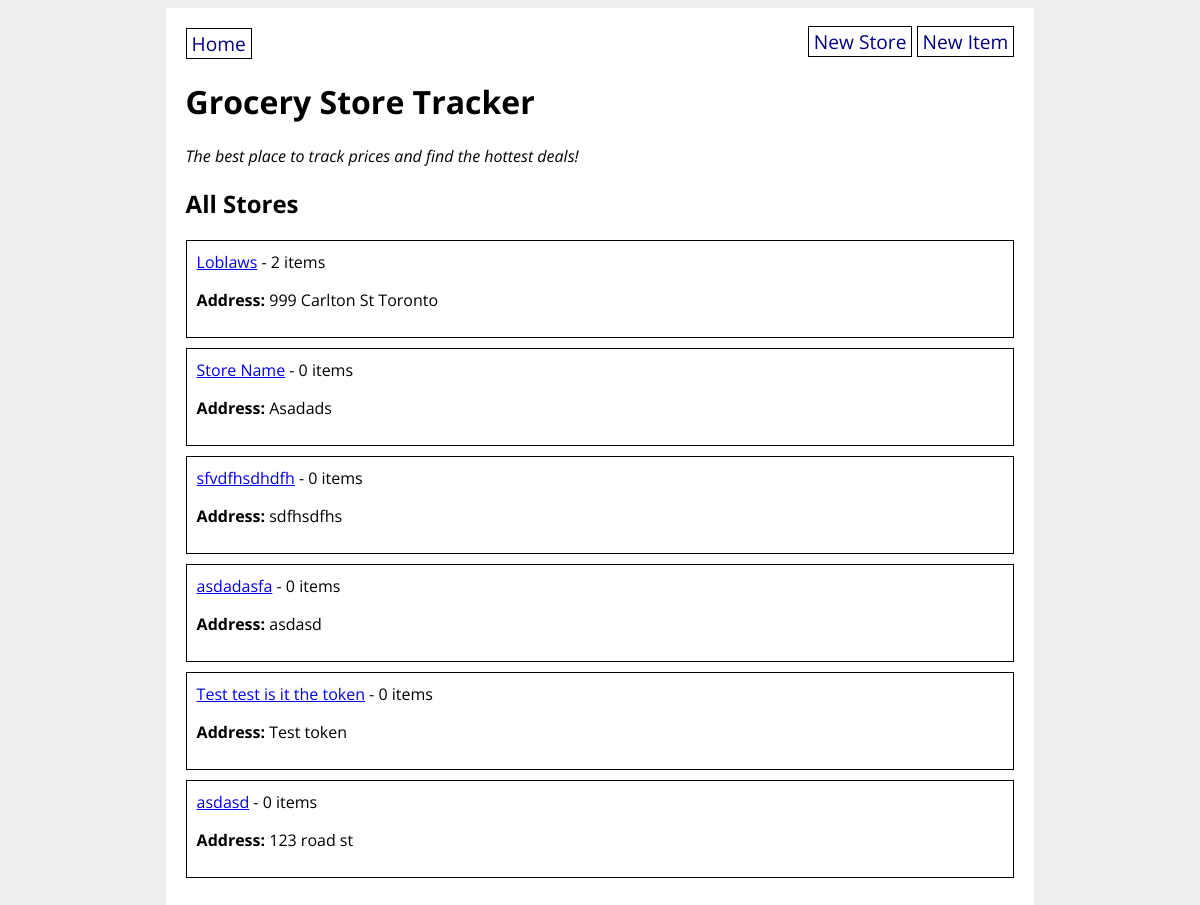
Before: / with the older database file.
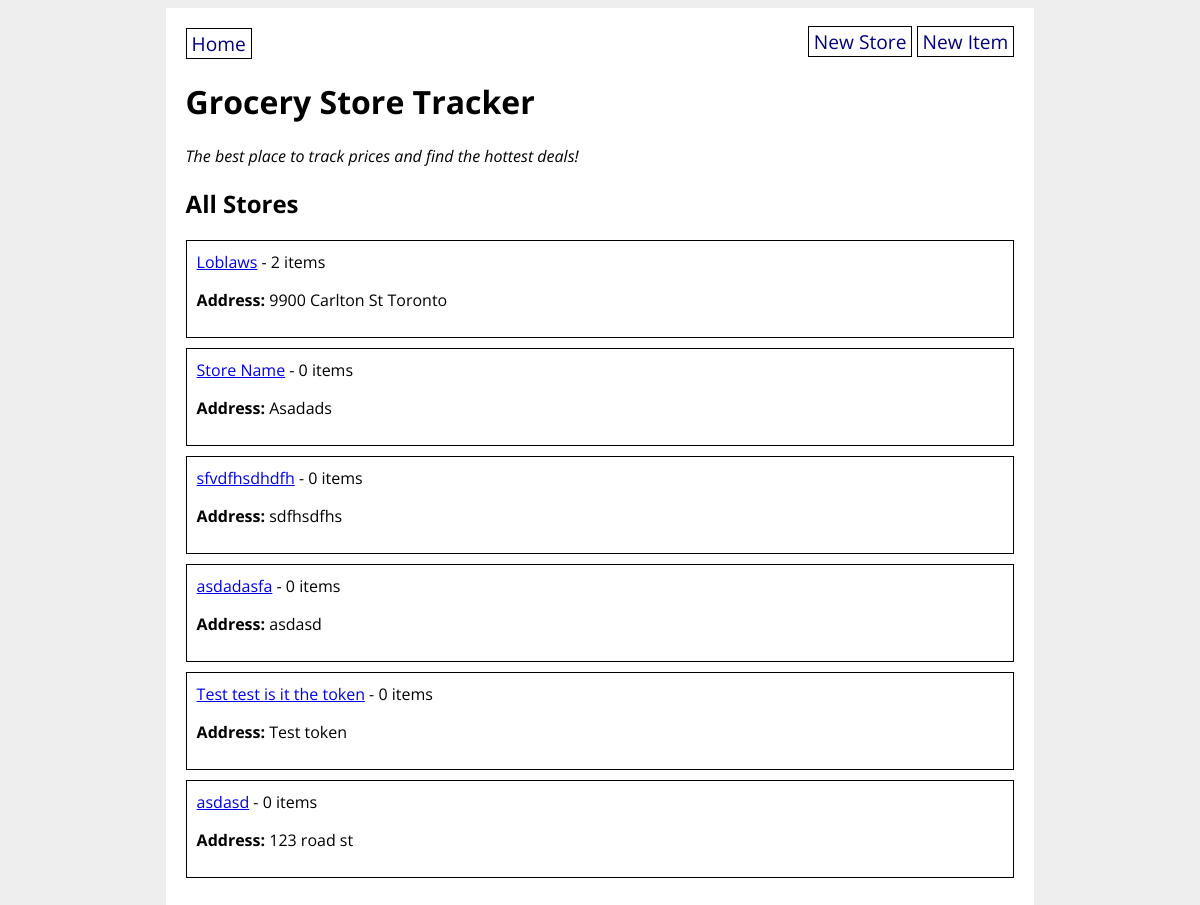
After: the same page with the newer database file.
### grocery_app/models.py (models this page shows, shortened)
class GroceryStore(db.Model):
    id = db.Column(db.Integer, primary_key=True)
    title = db.Column(db.String(80), nullable=False)
    address = db.Column(db.String(200), nullable=False)
    items = db.relationship('GroceryItem', back_populates='store')

### grocery_app/routes.py (the view)
@main.route('/')
def homepage():
    all_stores = GroceryStore.query.all()
    for store in all_stores:
        print(store.title)
    return render_template('home.html', all_stores=all_stores)

### grocery_app/templates/home.html
{% extends 'base.html' %}
{% block content %}
<h1>Grocery Store Tracker</h1>
<p><em>The best place to track prices and find the hottest deals!</em></p>
<h2>All Stores</h2>
{% for store in all_stores %}
<div class="store">
    <a href="/store/{{ store.id }}">{{ store.title }}</a> -
    {{ store.items|length }} items
    <p><strong>Address:</strong> {{ store.address }}</p>
</div>
{% endfor %}
{% endblock %}

Changed rows visible on the page:
changed GroceryStore "Loblaws": address "999 Carlton St Toronto" → "9900 Carlton St Toronto"
